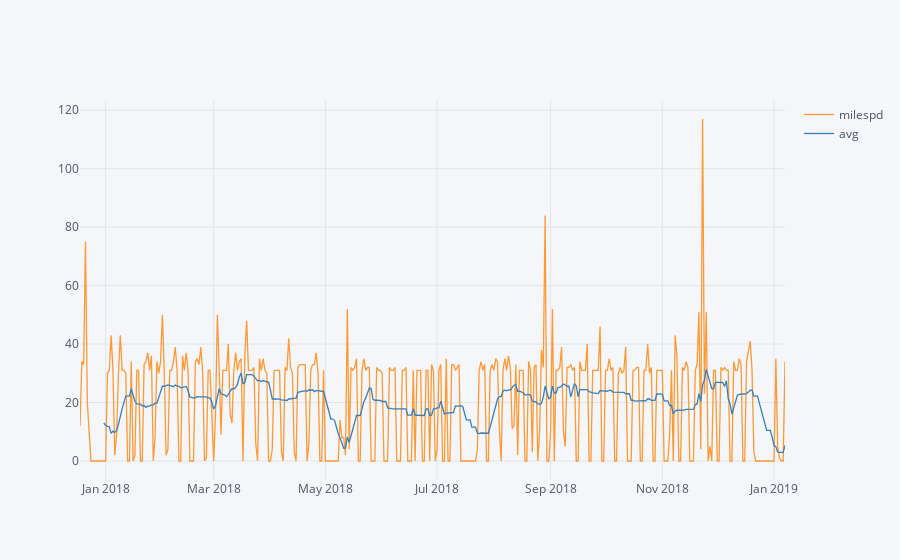

Notebook source saved alongside this figure:
### Code cell
#mpd.milespd.iplot()
mpd['avg'] =mpd.milespd.rolling(14).mean()
mpd.iplot(x='dtime',y=['milespd','avg'])
#mpd.milespd.rolling(14).mean().plot(label='2 Week',linewidth=5)

### Figure 1 — Plotly figure (JSON) as saved in the notebook; plotly's stock layout.template omitted (floating-point values rounded to 4 significant figures; data arrays with more than 128 entries replaced by an {"elided": "..."} marker saying what was removed)
{"data": [{"line": {"color": "rgba(255, 153, 51, 1.0)", "dash": "solid", "shape": "linear", "width": 1.3}, "mode": "lines", "name": "milespd", "text": "", "type": "scatter", "uid": "78d286f3-1953-4dc9-b7bc-a312d1b3cd8c", "x": {"elided": "386 str values"}, "y": {"elided": "386 int values"}}, {"line": {"color": "rgba(55, 128, 191, 1.0)", "dash": "solid", "shape": "linear", "width": 1.3}, "mode": "lines", "name": "avg", "text": "", "type": "scatter", "uid": "4e1f1382-6121-4a66-8603-3612ef51f5de", "x": {"elided": "386 str values"}, "y": {"elided": "386 mixed values"}}], "layout": {"legend": {"bgcolor": "#F5F6F9", "font": {"color": "#4D5663"}}, "paper_bgcolor": "#F5F6F9", "plot_bgcolor": "#F5F6F9", "title": {"font": {"color": "#4D5663"}}, "xaxis": {"gridcolor": "#E1E5ED", "showgrid": true, "tickfont": {"color": "#4D5663"}, "title": {"font": {"color": "#4D5663"}, "text": ""}, "zerolinecolor": "#E1E5ED"}, "yaxis": {"gridcolor": "#E1E5ED", "showgrid": true, "tickfont": {"color": "#4D5663"}, "title": {"font": {"color": "#4D5663"}, "text": ""}, "zerolinecolor": "#E1E5ED"}}}
